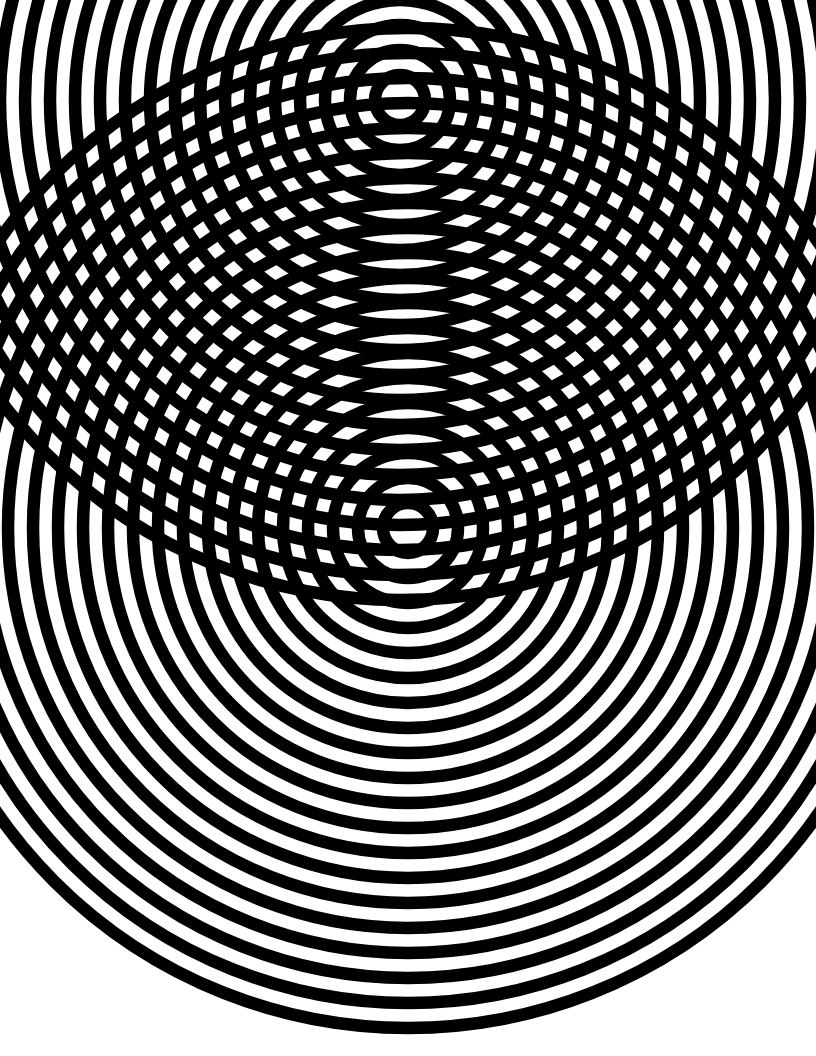
Frame 1 (no input)
Frame 60 (no input): identical to frame 1, image omitted
Frame 120 (the mouse pressed at the canvas centre since frame 60): identical to frame 1, image omitted

The p5.js sketch that drew this single still picture (run headless with seeded random() and noise() and a simulated clock; from frame 60 on, the mouse is pressed at the canvas centre):

// p5.js sketch
// ── sketch.js
p5.disableFriendlyErrors = true; // keep warnings quiet
let bDoExportSvg = false;

// Define your layout variables at the top level
let diaMin = 50;
let diaMax = 1000;
let diaStep = 50;

function setup() {
  // 8.5" x 11" canvas at 96 dpi
  createCanvas(816, 1056); 
  
  // Set your drawing styles once if they don't change
  noFill();
  stroke(0);
  strokeWeight(diaStep / 4);
}

function keyPressed() {
  if (key === 's') {
    bDoExportSvg = true;
  }
}

function draw() {
  background(255);

  // Start recording this frame to SVG if requested
  if (bDoExportSvg) {
    beginRecordSvg(this, "plotting1.svg");
  }

  for (let dia = diaMin; dia <= diaMax; dia += diaStep) {
    ellipse(400,100,dia,dia);
    ellipse(width / 2, height / 2, dia, dia);
    
  }

  // Stop recording and save the file
  if (bDoExportSvg) {
    endRecordSvg();
    bDoExportSvg = false;
  }
}
